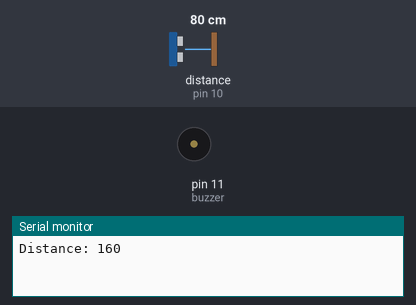
The sketch below on a simulated Arduino Uno, built with avr-gcc and run on an emulated ATmega328P. Parts: buzzer (waves = sounding, pin HIGH), the last lines printed to the serial monitor. Wiring (inferred from the names in the program): ultrasonic range finder: trigger pin 9; echo pin 10. The test bench sets the inputs (shaded band); at power-on: distance to the obstacle (sensor on pin 10) 80 cm. The echo pulse lasts 58.3 µs per cm; pins used as bus, display or sensor lines are not drawn.

Above: at 1.8 s.
1.9 s: distance to the obstacle (sensor on pin 10) set to 37 cm
4.2 s: distance to the obstacle (sensor on pin 10) set to 32 cm
At 7.1 s:
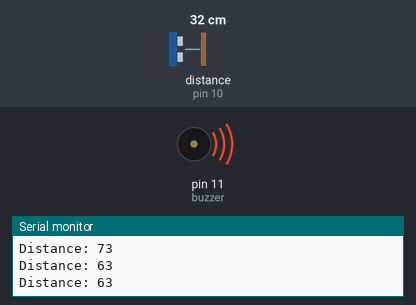
7.5 s: distance to the obstacle (sensor on pin 10) set to 60 cm
At 9.6 s:
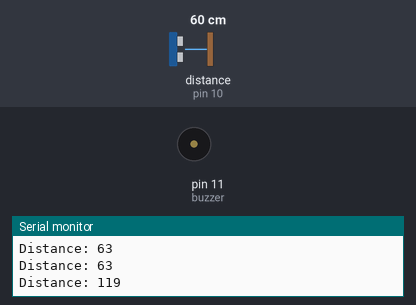
10.6 s: distance to the obstacle (sensor on pin 10) set to 2 cm
At 13.3 s:
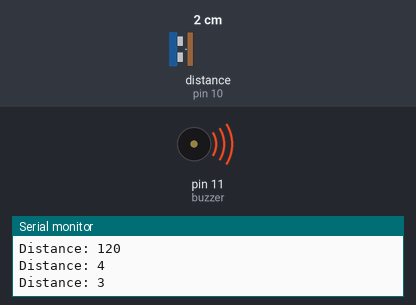
Timing chart, 0 to 14.6 s (numbered marks = the images above; inputs shaded):
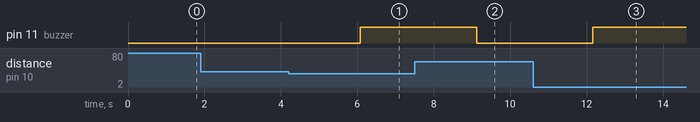

The sketch:

sketch_feb28a.ino
```cpp
// defines pins numbers
const int trigPin = 9;
const int echoPin = 10;
const int buzzer = 11;

void setup() {
Serial.begin(9600);
pinMode(trigPin, OUTPUT);
pinMode(echoPin, INPUT);
pinMode(buzzer, OUTPUT);
}

void loop(){
long duration,distance;

digitalWrite(trigPin, HIGH);
delayMicroseconds(10);
digitalWrite(trigPin, LOW);

duration = pulseIn(echoPin, HIGH);
distance= (duration/1)/29.1;
duration = pulseIn(echoPin, LOW);
Serial.print("Distance: ");
Serial.println(distance);
delay(10);


if((distance <= 70)){
  digitalWrite(buzzer, HIGH);
}
else if (distance > 70){
  digitalWrite(buzzer, LOW);
}
}
```

Measured:
- the behaviour switches between 36 and 35 cm on distance to the obstacle (sensor on pin 10) (found by bisection; images 0 and 1)
- after the input at 4.2 s, pin 11 (buzzer): LOW → HIGH after 1.9 s
- after the input at 7.5 s, pin 11 (buzzer): HIGH → LOW after 1.6 s
- after the input at 10.6 s, pin 11 (buzzer): LOW → HIGH after 1.6 s
